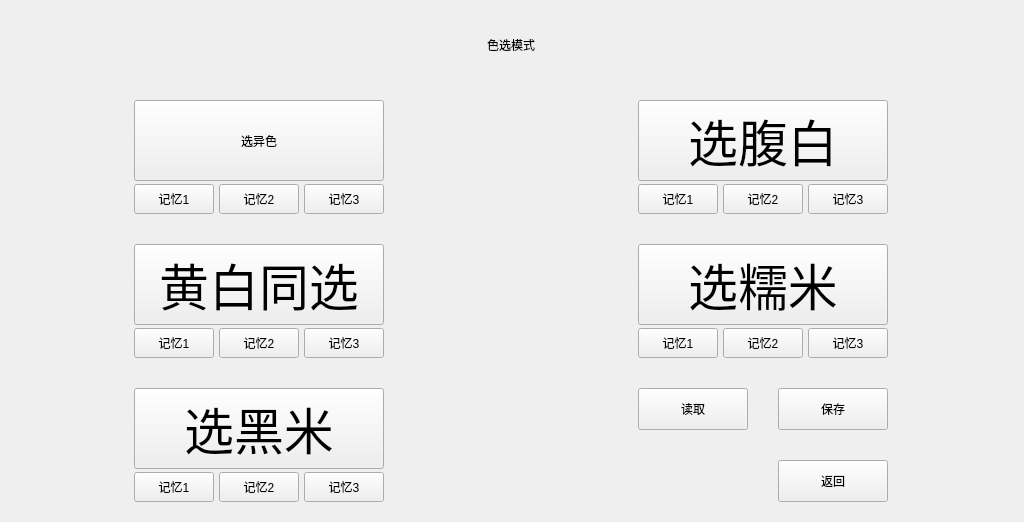
<?xml version="1.0" encoding="UTF-8"?>
<ui version="4.0">
 <class>FormModeSelect</class>
 <widget class="QWidget" name="FormModeSelect">
  <property name="geometry">
   <rect>
    <x>0</x>
    <y>0</y>
    <width>1024</width>
    <height>520</height>
   </rect>
  </property>
  <property name="windowTitle">
   <string>Form</string>
  </property>
  <layout class="QGridLayout" name="gridLayout_2">
   <property name="leftMargin">
    <number>80</number>
   </property>
   <property name="topMargin">
    <number>20</number>
   </property>
   <property name="rightMargin">
    <number>80</number>
   </property>
   <property name="bottomMargin">
    <number>20</number>
   </property>
   <property name="horizontalSpacing">
    <number>200</number>
   </property>
   <property name="verticalSpacing">
    <number>30</number>
   </property>
   <item row="1" column="0">
    <layout class="QVBoxLayout" name="verticalLayout_3">
     <item>
      <widget class="QPushButton" name="mode_1">
       <property name="sizePolicy">
        <sizepolicy hsizetype="Preferred" vsizetype="Expanding">
         <horstretch>0</horstretch>
         <verstretch>0</verstretch>
        </sizepolicy>
       </property>
       <property name="styleSheet">
        <string notr="true"/>
       </property>
       <property name="text">
        <string>选异色</string>
       </property>
       <property name="checked">
        <bool>false</bool>
       </property>
      </widget>
     </item>
     <item>
      <layout class="QHBoxLayout" name="horizontalLayout">
       <property name="spacing">
        <number>5</number>
       </property>
       <property name="topMargin">
        <number>3</number>
       </property>
       <item>
        <widget class="QToolButton" name="mem_11">
         <property name="sizePolicy">
          <sizepolicy hsizetype="Fixed" vsizetype="Fixed">
           <horstretch>0</horstretch>
           <verstretch>0</verstretch>
          </sizepolicy>
         </property>
         <property name="minimumSize">
          <size>
           <width>80</width>
           <height>30</height>
          </size>
         </property>
         <property name="styleSheet">
          <string notr="true"/>
         </property>
         <property name="text">
          <string>记忆1</string>
         </property>
         <property name="checked">
          <bool>false</bool>
         </property>
        </widget>
       </item>
       <item>
        <widget class="QToolButton" name="mem_12">
         <property name="sizePolicy">
          <sizepolicy hsizetype="Fixed" vsizetype="Fixed">
           <horstretch>0</horstretch>
           <verstretch>0</verstretch>
          </sizepolicy>
         </property>
         <property name="minimumSize">
          <size>
           <width>80</width>
           <height>30</height>
          </size>
         </property>
         <property name="styleSheet">
          <string notr="true"/>
         </property>
         <property name="text">
          <string>记忆2</string>
         </property>
        </widget>
       </item>
       <item>
        <widget class="QToolButton" name="mem_13">
         <property name="sizePolicy">
          <sizepolicy hsizetype="Fixed" vsizetype="Fixed">
           <horstretch>0</horstretch>
           <verstretch>0</verstretch>
          </sizepolicy>
         </property>
         <property name="minimumSize">
          <size>
           <width>80</width>
           <height>30</height>
          </size>
         </property>
         <property name="styleSheet">
          <string notr="true">QRadioButton
{
    text-align:center;
    font-size:15px;
}

QRadioButton::indicator
{
    width:0px;
    height:0px;
}

QRadioButton:checked
{
	color: rgb(255, 255, 255);
	border-image: url(:/image/btnR.png);
}

QRadioButton:unchecked
{
	color: rgb(255, 255, 255);
	border-image: url(:/image/btnG.png);
}</string>
         </property>
         <property name="text">
          <string>记忆3</string>
         </property>
        </widget>
       </item>
      </layout>
     </item>
    </layout>
   </item>
   <item row="1" column="1">
    <layout class="QVBoxLayout" name="verticalLayout_4">
     <item>
      <widget class="QPushButton" name="mode_4">
       <property name="sizePolicy">
        <sizepolicy hsizetype="Preferred" vsizetype="Expanding">
         <horstretch>0</horstretch>
         <verstretch>0</verstretch>
        </sizepolicy>
       </property>
       <property name="styleSheet">
        <string notr="true">font-size:50px;</string>
       </property>
       <property name="text">
        <string>选腹白</string>
       </property>
      </widget>
     </item>
     <item>
      <layout class="QHBoxLayout" name="horizontalLayout_5">
       <property name="spacing">
        <number>5</number>
       </property>
       <property name="topMargin">
        <number>3</number>
       </property>
       <item>
        <widget class="QToolButton" name="mem_41">
         <property name="sizePolicy">
          <sizepolicy hsizetype="Fixed" vsizetype="Fixed">
           <horstretch>0</horstretch>
           <verstretch>0</verstretch>
          </sizepolicy>
         </property>
         <property name="minimumSize">
          <size>
           <width>80</width>
           <height>30</height>
          </size>
         </property>
         <property name="styleSheet">
          <string notr="true"/>
         </property>
         <property name="text">
          <string>记忆1</string>
         </property>
         <property name="checked">
          <bool>false</bool>
         </property>
        </widget>
       </item>
       <item>
        <widget class="QToolButton" name="mem_42">
         <property name="sizePolicy">
          <sizepolicy hsizetype="Fixed" vsizetype="Fixed">
           <horstretch>0</horstretch>
           <verstretch>0</verstretch>
          </sizepolicy>
         </property>
         <property name="minimumSize">
          <size>
           <width>80</width>
           <height>30</height>
          </size>
         </property>
         <property name="styleSheet">
          <string notr="true"/>
         </property>
         <property name="text">
          <string>记忆2</string>
         </property>
        </widget>
       </item>
       <item>
        <widget class="QToolButton" name="mem_43">
         <property name="sizePolicy">
          <sizepolicy hsizetype="Fixed" vsizetype="Fixed">
           <horstretch>0</horstretch>
           <verstretch>0</verstretch>
          </sizepolicy>
         </property>
         <property name="minimumSize">
          <size>
           <width>80</width>
           <height>30</height>
          </size>
         </property>
         <property name="styleSheet">
          <string notr="true">text-align:center;
</string>
         </property>
         <property name="text">
          <string>记忆3</string>
         </property>
        </widget>
       </item>
      </layout>
     </item>
    </layout>
   </item>
   <item row="2" column="0">
    <layout class="QVBoxLayout" name="verticalLayout_2">
     <item>
      <widget class="QPushButton" name="mode_2">
       <property name="sizePolicy">
        <sizepolicy hsizetype="Preferred" vsizetype="Expanding">
         <horstretch>0</horstretch>
         <verstretch>0</verstretch>
        </sizepolicy>
       </property>
       <property name="styleSheet">
        <string notr="true">font-size:50px;</string>
       </property>
       <property name="text">
        <string>黄白同选</string>
       </property>
      </widget>
     </item>
     <item>
      <layout class="QHBoxLayout" name="horizontalLayout_3">
       <property name="spacing">
        <number>5</number>
       </property>
       <property name="topMargin">
        <number>3</number>
       </property>
       <item>
        <widget class="QToolButton" name="mem_21">
         <property name="sizePolicy">
          <sizepolicy hsizetype="Fixed" vsizetype="Fixed">
           <horstretch>0</horstretch>
           <verstretch>0</verstretch>
          </sizepolicy>
         </property>
         <property name="minimumSize">
          <size>
           <width>80</width>
           <height>30</height>
          </size>
         </property>
         <property name="styleSheet">
          <string notr="true"/>
         </property>
         <property name="text">
          <string>记忆1</string>
         </property>
         <property name="checked">
          <bool>false</bool>
         </property>
        </widget>
       </item>
       <item>
        <widget class="QToolButton" name="mem_22">
         <property name="sizePolicy">
          <sizepolicy hsizetype="Fixed" vsizetype="Fixed">
           <horstretch>0</horstretch>
           <verstretch>0</verstretch>
          </sizepolicy>
         </property>
         <property name="minimumSize">
          <size>
           <width>80</width>
           <height>30</height>
          </size>
         </property>
         <property name="styleSheet">
          <string notr="true"/>
         </property>
         <property name="text">
          <string>记忆2</string>
         </property>
        </widget>
       </item>
       <item>
        <widget class="QToolButton" name="mem_23">
         <property name="sizePolicy">
          <sizepolicy hsizetype="Fixed" vsizetype="Fixed">
           <horstretch>0</horstretch>
           <verstretch>0</verstretch>
          </sizepolicy>
         </property>
         <property name="minimumSize">
          <size>
           <width>80</width>
           <height>30</height>
          </size>
         </property>
         <property name="styleSheet">
          <string notr="true">text-align:center;
</string>
         </property>
         <property name="text">
          <string>记忆3</string>
         </property>
        </widget>
       </item>
      </layout>
     </item>
    </layout>
   </item>
   <item row="2" column="1">
    <layout class="QVBoxLayout" name="verticalLayout_5">
     <item>
      <widget class="QPushButton" name="mode_5">
       <property name="sizePolicy">
        <sizepolicy hsizetype="Preferred" vsizetype="Expanding">
         <horstretch>0</horstretch>
         <verstretch>0</verstretch>
        </sizepolicy>
       </property>
       <property name="styleSheet">
        <string notr="true">font-size:50px;</string>
       </property>
       <property name="text">
        <string>选糯米</string>
       </property>
      </widget>
     </item>
     <item>
      <layout class="QHBoxLayout" name="horizontalLayout_6">
       <property name="spacing">
        <number>5</number>
       </property>
       <property name="topMargin">
        <number>3</number>
       </property>
       <item>
        <widget class="QToolButton" name="mem_51">
         <property name="sizePolicy">
          <sizepolicy hsizetype="Fixed" vsizetype="Fixed">
           <horstretch>0</horstretch>
           <verstretch>0</verstretch>
          </sizepolicy>
         </property>
         <property name="minimumSize">
          <size>
           <width>80</width>
           <height>30</height>
          </size>
         </property>
         <property name="styleSheet">
          <string notr="true"/>
         </property>
         <property name="text">
          <string>记忆1</string>
         </property>
         <property name="checked">
          <bool>false</bool>
         </property>
        </widget>
       </item>
       <item>
        <widget class="QToolButton" name="mem_52">
         <property name="sizePolicy">
          <sizepolicy hsizetype="Fixed" vsizetype="Fixed">
           <horstretch>0</horstretch>
           <verstretch>0</verstretch>
          </sizepolicy>
         </property>
         <property name="minimumSize">
          <size>
           <width>80</width>
           <height>30</height>
          </size>
         </property>
         <property name="styleSheet">
          <string notr="true"/>
         </property>
         <property name="text">
          <string>记忆2</string>
         </property>
        </widget>
       </item>
       <item>
        <widget class="QToolButton" name="mem_53">
         <property name="sizePolicy">
          <sizepolicy hsizetype="Fixed" vsizetype="Fixed">
           <horstretch>0</horstretch>
           <verstretch>0</verstretch>
          </sizepolicy>
         </property>
         <property name="minimumSize">
          <size>
           <width>80</width>
           <height>30</height>
          </size>
         </property>
         <property name="styleSheet">
          <string notr="true">text-align:center;
</string>
         </property>
         <property name="text">
          <string>记忆3</string>
         </property>
        </widget>
       </item>
      </layout>
     </item>
    </layout>
   </item>
   <item row="3" column="0">
    <layout class="QVBoxLayout" name="verticalLayout">
     <item>
      <widget class="QPushButton" name="mode_3">
       <property name="sizePolicy">
        <sizepolicy hsizetype="Preferred" vsizetype="Expanding">
         <horstretch>0</horstretch>
         <verstretch>0</verstretch>
        </sizepolicy>
       </property>
       <property name="styleSheet">
        <string notr="true">font-size:50px;</string>
       </property>
       <property name="text">
        <string>选黑米</string>
       </property>
      </widget>
     </item>
     <item>
      <layout class="QHBoxLayout" name="horizontalLayout_4">
       <property name="spacing">
        <number>5</number>
       </property>
       <property name="topMargin">
        <number>3</number>
       </property>
       <item>
        <widget class="QToolButton" name="mem_31">
         <property name="sizePolicy">
          <sizepolicy hsizetype="Fixed" vsizetype="Fixed">
           <horstretch>0</horstretch>
           <verstretch>0</verstretch>
          </sizepolicy>
         </property>
         <property name="minimumSize">
          <size>
           <width>80</width>
           <height>30</height>
          </size>
         </property>
         <property name="styleSheet">
          <string notr="true"/>
         </property>
         <property name="text">
          <string>记忆1</string>
         </property>
         <property name="checked">
          <bool>false</bool>
         </property>
        </widget>
       </item>
       <item>
        <widget class="QToolButton" name="mem_32">
         <property name="sizePolicy">
          <sizepolicy hsizetype="Fixed" vsizetype="Fixed">
           <horstretch>0</horstretch>
           <verstretch>0</verstretch>
          </sizepolicy>
         </property>
         <property name="minimumSize">
          <size>
           <width>80</width>
           <height>30</height>
          </size>
         </property>
         <property name="styleSheet">
          <string notr="true"/>
         </property>
         <property name="text">
          <string>记忆2</string>
         </property>
        </widget>
       </item>
       <item>
        <widget class="QToolButton" name="mem_33">
         <property name="sizePolicy">
          <sizepolicy hsizetype="Fixed" vsizetype="Fixed">
           <horstretch>0</horstretch>
           <verstretch>0</verstretch>
          </sizepolicy>
         </property>
         <property name="minimumSize">
          <size>
           <width>80</width>
           <height>30</height>
          </size>
         </property>
         <property name="styleSheet">
          <string notr="true"/>
         </property>
         <property name="text">
          <string>记忆3</string>
         </property>
        </widget>
       </item>
      </layout>
     </item>
    </layout>
   </item>
   <item row="3" column="1">
    <layout class="QGridLayout" name="gridLayout">
     <property name="spacing">
      <number>30</number>
     </property>
     <item row="0" column="0">
      <widget class="QToolButton" name="toolButton_3">
       <property name="sizePolicy">
        <sizepolicy hsizetype="Preferred" vsizetype="Preferred">
         <horstretch>0</horstretch>
         <verstretch>0</verstretch>
        </sizepolicy>
       </property>
       <property name="text">
        <string>读取</string>
       </property>
      </widget>
     </item>
     <item row="0" column="1">
      <widget class="QToolButton" name="toolButton_2">
       <property name="sizePolicy">
        <sizepolicy hsizetype="Preferred" vsizetype="Preferred">
         <horstretch>0</horstretch>
         <verstretch>0</verstretch>
        </sizepolicy>
       </property>
       <property name="text">
        <string>保存</string>
       </property>
      </widget>
     </item>
     <item row="1" column="1">
      <widget class="QToolButton" name="toolButton">
       <property name="sizePolicy">
        <sizepolicy hsizetype="Preferred" vsizetype="Preferred">
         <horstretch>0</horstretch>
         <verstretch>0</verstretch>
        </sizepolicy>
       </property>
       <property name="text">
        <string>返回</string>
       </property>
      </widget>
     </item>
    </layout>
   </item>
   <item row="0" column="0" colspan="2">
    <widget class="QLabel" name="label">
     <property name="sizePolicy">
      <sizepolicy hsizetype="Preferred" vsizetype="Fixed">
       <horstretch>0</horstretch>
       <verstretch>0</verstretch>
      </sizepolicy>
     </property>
     <property name="minimumSize">
      <size>
       <width>0</width>
       <height>50</height>
      </size>
     </property>
     <property name="text">
      <string>色选模式</string>
     </property>
     <property name="alignment">
      <set>Qt::AlignCenter</set>
     </property>
    </widget>
   </item>
  </layout>
  <zorder>label</zorder>
  <zorder>toolButton</zorder>
  <zorder>mode_4</zorder>
  <zorder>mode_2</zorder>
  <zorder>mode_3</zorder>
  <zorder>mode_1</zorder>
  <zorder>layoutWidget</zorder>
  <zorder>layoutWidget_2</zorder>
  <zorder>layoutWidget_3</zorder>
  <zorder>layoutWidget_4</zorder>
  <zorder>layoutWidget_5</zorder>
  <zorder>mode_5</zorder>
  <zorder>toolButton_2</zorder>
  <zorder>toolButton_3</zorder>
 </widget>
 <resources/>
 <connections/>
</ui>
